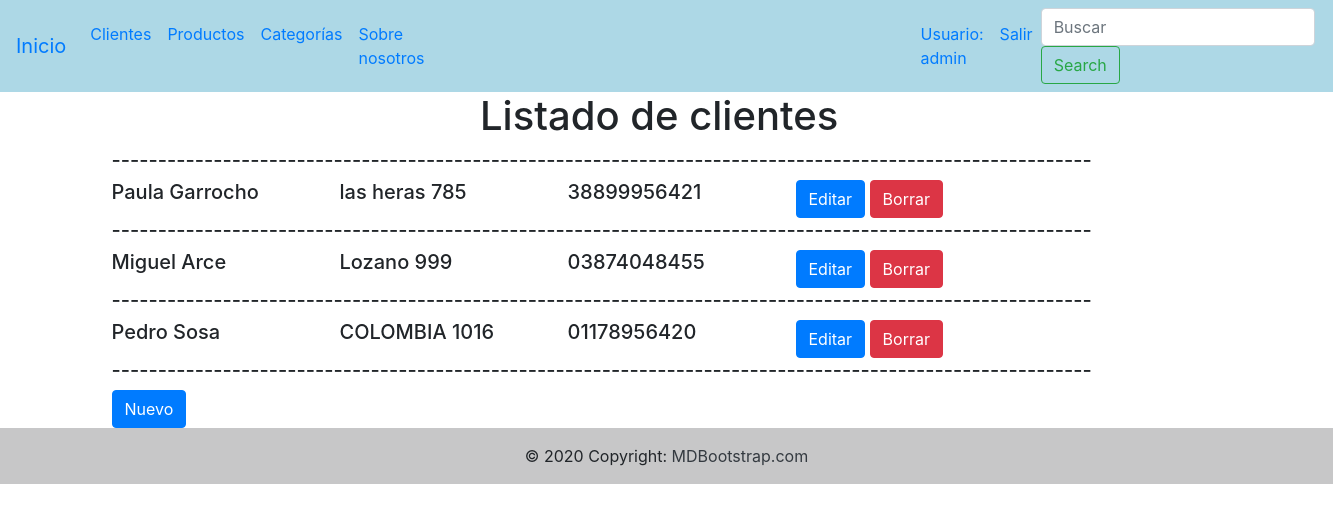
/cliente/lista_clientes/ (signed in), run on the app's committed database.
### cliente/models.py (models this page shows, shortened)
class Cliente(models.Model):
    nombre=models.CharField(max_length=50)
    direccion=models.CharField(max_length=50)
    telefono=models.CharField(max_length=15)
    email=models.EmailField()
    created=models.DateTimeField(auto_now_add=True)
    class Meta:
        verbose_name="Cliente"
        verbose_name_plural="Clientes"

### cliente/views.py (the view)
# urls.py: path('lista_clientes/', views.lista_clientes, name="lista_clientes"),
def lista_clientes(request):
    clientes=Cliente.objects.all()
    return render(request, "cliente/list_cliente.html",{"clientes": clientes})

### templates/cliente/list_cliente.html (shortened to what this page needs)
{% extends 'base.html' %}
{% block contenido %}
<h1 style="margin-left:30rem">Listado de clientes</h1>
{% for cliente in clientes %}
    <div class="container">
        <h5>----------------------------------------------------------------------------------------------------------</h5>
        <div class="row">
            <div class="col-sm">
                   <h5>{{cliente.nombre}}</h5>
            </div>
            <div class="col-sm">
                <h5>{{cliente.direccion}}</h5>
            </div>
            <div class="col-sm">
                <h5>{{cliente.telefono}}</h5>
            </div>
            <div class="col-sm">
                <a href="/cliente/editar_cliente/{{cliente.id}}" class="btn btn-primary">Editar</a>
                <a href="/cliente/borrar_cliente/{{cliente.id}}/" class="btn btn-danger">Borrar</a>
            </div>
            <div class="col-sm"></div>
        </div>
    </div>
{% endfor %}
<div class="container">
    <h5>----------------------------------------------------------------------------------------------------------</h5>
    <a href="/cliente/nuevo_cliente/" class="btn btn-primary">Nuevo</a>
</div>
{% endblock %}

### templates/base.html (shortened to what this page needs)
<!DOCTYPE html>
<html lang="en">
<head>
    <link rel="stylesheet" href="https://cdn.jsdelivr.net/npm/bootstrap@4.6.1/dist/css/bootstrap.min.css"
>
</head>
<body>
    <nav class="navbar navbar-expand-lg navbar " style="background: lightblue;">
        <a class="navbar-brand" href="/">Inicio</a>
        <div class="collapse navbar-collapse" id="navbarSupportedContent">
            <ul class="navbar-nav mr-auto">
                <li class="nav-item active">
                    <a class="nav-link" href="/cliente/lista_clientes/">Clientes </a>
                </li>
                <li class="nav-item">
                    <a class="nav-link" href="/producto/lista_productos/">Productos</a>
                </li>
                <li class="nav-item">
                    <a class="nav-link" href="/categoria/categoria/">Categorías</a>
                </li>
                <li class="nav-item" style="margin-right: 30rem">
                    <a class="nav-link" href="/nosotros/">Sobre nosotros</a>
                </li>
                {% if request.user.is_authenticated %}
                <li class="nav-item">
                    <a class="nav-link">Usuario: {{user.username}}</a>
                </li>
                <li class="nav-item active">
                    <a class="nav-link" href="/usuario/salir/">Salir</a>
                </li>
                {% endif %}
            </ul>
            <form class="form-inline my-2 my-lg-0" action = "/cliente/buscar_cliente/" method = "GET">
                <input class="form-control mr-sm-2" type="text" placeholder="Buscar" aria-label="Search" name = 'buscar'>
                <button class="btn btn-outline-success my-2 my-sm-0" type="submit">Search</button>
            </form>
        </div>
    </nav>
    {% block contenido %}
    {% endblock %}
    <footer class="bg-light text-center text-lg-start">
        <div class="text-center p-3" style="background-color: rgba(0, 0, 0, 0.2);">
            © 2020 Copyright:
            <a class="text-dark" href="https://mdbootstrap.com/">MDBootstrap.com</a>
        </div>
    </footer>
</body>
</html>

### data on the page
Cliente: nombre "Paula Garrocho", direccion "las heras 785", telefono "38899956421"
Cliente: nombre "Miguel Arce", direccion "Lozano 999", telefono "03874048455"
Cliente: nombre "Pedro Sosa", direccion "COLOMBIA 1016", telefono "01178956420"

### other printed values
{{ user.username }} "admin"
